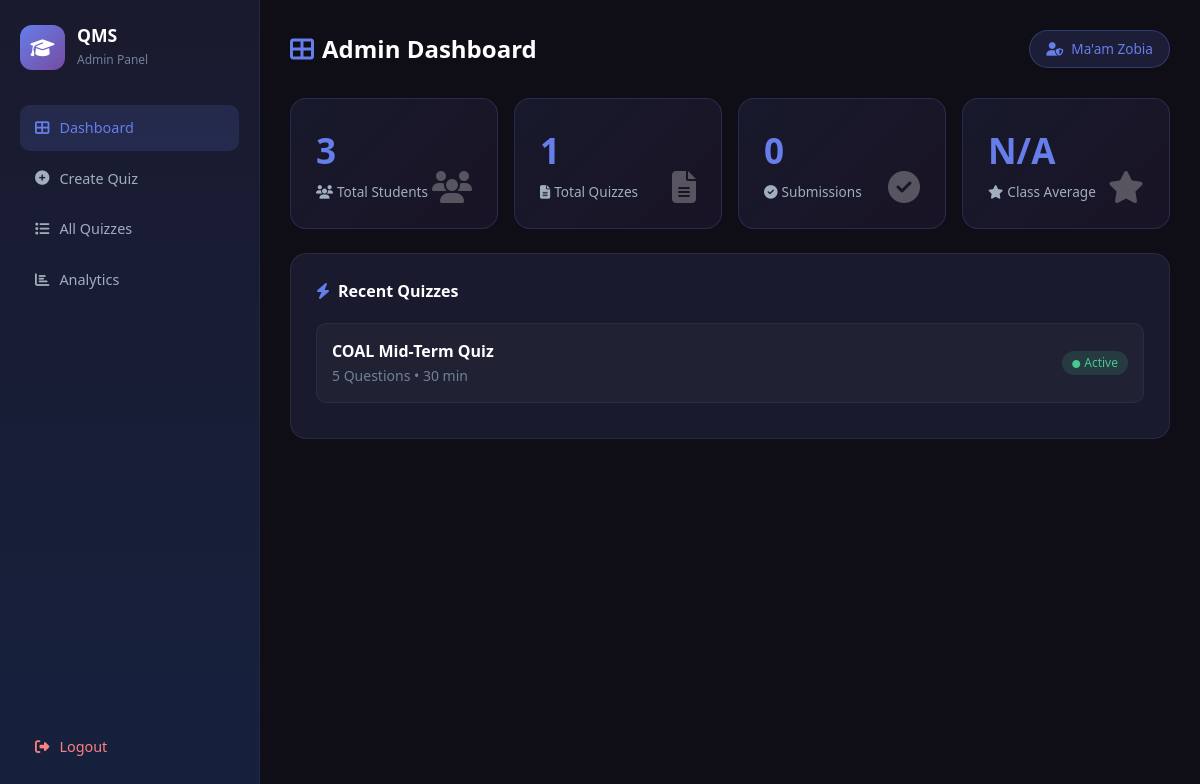
Page /admin_dashboard.php (signed in) on the committed database.
### tables this page shows
CREATE TABLE IF NOT EXISTS quizzes (
    quiz_id INT PRIMARY KEY AUTO_INCREMENT,
    creator_id INT,
    title VARCHAR(200) NOT NULL,
    duration_minutes INT DEFAULT 30,
    is_active TINYINT(1) DEFAULT 1,
    created_at TIMESTAMP DEFAULT CURRENT_TIMESTAMP,
    FOREIGN KEY (creator_id) REFERENCES users(user_id)
);

### admin_dashboard.php (the view, shortened to what this page needs)
<?php
require 'db.php';
$students   = $conn->query("SELECT COUNT(*) as cnt FROM users WHERE role='student'")->fetch_assoc();
$total_subs = $conn->query("SELECT COUNT(*) as cnt FROM submissions")->fetch_assoc();
$avg_score  = $conn->query("SELECT AVG(calculated_score) as avg FROM submissions")->fetch_assoc();
?>
<!DOCTYPE html>
<html lang="en">
<head>
<link href="https://cdn.jsdelivr.net/npm/bootstrap@5.3.0/dist/css/bootstrap.min.css" rel="stylesheet">
<link href="https://cdnjs.cloudflare.com/ajax/libs/font-awesome/6.4.0/css/all.min.css" rel="stylesheet">
</head>
<body>
<div class="sidebar">
  <div class="brand">
    <div class="brand-icon"><i class="fas fa-graduation-cap"></i></div>
    <div class="brand-text">
      <h5>QMS</h5>
      <small>Admin Panel</small>
    </div>
  </div>
  <a class="nav-item-custom active" onclick="showTab('dashboard')">
    <i class="fas fa-th-large"></i> Dashboard
  </a>
  <a class="nav-item-custom" onclick="showTab('create')">
    <i class="fas fa-plus-circle"></i> Create Quiz
  </a>
  <a class="nav-item-custom" onclick="showTab('quizzes')">
    <i class="fas fa-list"></i> All Quizzes
  </a>
  <a class="nav-item-custom" onclick="showTab('analytics')">
    <i class="fas fa-chart-bar"></i> Analytics
  </a>
  <div style="position:absolute; bottom:25px; width:220px;">
    <a href="logout.php" class="nav-item-custom" style="color:#fc8181;">
      <i class="fas fa-sign-out-alt"></i> Logout
    </a>
  </div>
</div>
<div class="main-content">
  <div class="topbar">
    <h4><i class="fas fa-th-large me-2" style="color:var(--purple)"></i>Admin Dashboard</h4>
    <div class="user-badge"><i class="fas fa-user-shield me-2"></i><?= $_SESSION['user_name'] ?></div>
  </div>
  <div id="tab-dashboard" class="section-tab active">
    <div class="row g-3 mb-4">
      <div class="col-md-3">
        <div class="stat-card">
          <div class="stat-num"><?= $students['cnt'] ?></div>
          <div class="stat-label"><i class="fas fa-users me-1"></i>Total Students</div>
          <div class="stat-icon"><i class="fas fa-users"></i></div>
        </div>
      </div>
      <div class="col-md-3">
        <div class="stat-card">
          <?php $qcount = $conn->query("SELECT COUNT(*) as c FROM quizzes")->fetch_assoc(); ?>
          <div class="stat-num"><?= $qcount['c'] ?></div>
          <div class="stat-label"><i class="fas fa-file-alt me-1"></i>Total Quizzes</div>
          <div class="stat-icon"><i class="fas fa-file-alt"></i></div>
        </div>
      </div>
      <div class="col-md-3">
        <div class="stat-card">
          <div class="stat-num"><?= $total_subs['cnt'] ?></div>
          <div class="stat-label"><i class="fas fa-check-circle me-1"></i>Submissions</div>
          <div class="stat-icon"><i class="fas fa-check-circle"></i></div>
        </div>
      </div>
      <div class="col-md-3">
        <div class="stat-card">
          <div class="stat-num"><?= $avg_score['avg'] ? round($avg_score['avg'],1).'%' : 'N/A' ?></div>
          <div class="stat-label"><i class="fas fa-star me-1"></i>Class Average</div>
          <div class="stat-icon"><i class="fas fa-star"></i></div>
        </div>
      </div>
    </div>
    <div class="section-card">
      <div class="section-title"><i class="fas fa-bolt me-2" style="color:var(--purple)"></i>Recent Quizzes</div>
      <?php
      $recent = $conn->query("SELECT q.*, COUNT(qu.question_id) as q_count FROM quizzes q LEFT JOIN questions qu ON q.quiz_id=qu.quiz_id GROUP BY q.quiz_id ORDER BY q.created_at DESC LIMIT 5");
      while ($qz = $recent->fetch_assoc()):
      ?>
      <div class="quiz-row">
        <div>
          <div style="color:#fff; font-weight:600"><?= htmlspecialchars($qz['title']) ?></div>
          <small style="color:#718096"><?= $qz['q_count'] ?> Questions &bull; <?= $qz['duration_minutes'] ?> min</small>
        </div>
        <span class="quiz-badge"><i class="fas fa-circle me-1" style="font-size:0.5rem"></i>Active</span>
      </div>
      <?php endwhile; ?>
    </div>
  </div>
</div>
</body>
</html>

### admin_dashboard.php (style rules this page uses)
:root { --purple: #667eea; --dark-purple: #764ba2; }
body { background: #0f0e17; color: #e8e8e8; font-family: 'Segoe UI', sans-serif; }
.sidebar { background: linear-gradient(180deg, #1a1a2e, #16213e); width: 260px; min-height: 100vh; position: fixed; border-right: 1px solid rgba(255,255,255,0.05); padding: 25px 20px; }
.sidebar .brand { display: flex; align-items: center; gap: 12px; margin-bottom: 35px; }
.sidebar .brand-icon { background: linear-gradient(135deg, var(--purple), var(--dark-purple)); border-radius: 12px; width: 45px; height: 45px; display: flex; align-items: center; justify-content: center; font-size: 1.2rem; color: white; }
.sidebar .brand-text h5 { color: #fff; margin: 0; font-weight: 700; font-size: 1.1rem; }
.sidebar .brand-text small { color: #718096; font-size: 0.75rem; }
.nav-item-custom { padding: 12px 15px; border-radius: 10px; color: #a0aec0; cursor: pointer; margin-bottom: 5px; transition: all 0.2s; display: flex; align-items: center; gap: 10px; font-size: 0.9rem; text-decoration: none; }
.nav-item-custom:hover, .nav-item-custom.active { background: rgba(102,126,234,0.15); color: var(--purple); }
.main-content { margin-left: 260px; padding: 30px; }
.topbar { display: flex; justify-content: space-between; align-items: center; margin-bottom: 30px; }
.topbar h4 { color: #fff; font-weight: 600; margin: 0; }
.user-badge { background: rgba(102,126,234,0.15); border: 1px solid rgba(102,126,234,0.3); border-radius: 20px; padding: 8px 16px; color: var(--purple); font-size: 0.85rem; }
.stat-card { background: linear-gradient(135deg, rgba(102,126,234,0.1), rgba(118,75,162,0.1)); border: 1px solid rgba(102,126,234,0.2); border-radius: 16px; padding: 25px; }
.stat-card .stat-num { font-size: 2.2rem; font-weight: 700; color: var(--purple); }
.stat-card .stat-label { color: #a0aec0; font-size: 0.85rem; margin-top: 5px; }
.stat-card .stat-icon { font-size: 2rem; opacity: 0.3; float: right; margin-top: -40px; }
.section-card { background: #1a1a2e; border: 1px solid rgba(255,255,255,0.07); border-radius: 16px; padding: 25px; margin-bottom: 25px; }
.section-title { color: #fff; font-weight: 600; margin-bottom: 20px; font-size: 1rem; }
.quiz-badge { background: rgba(72,199,142,0.15); color: #48c78e; border-radius: 20px; padding: 3px 10px; font-size: 0.75rem; }
.quiz-row { display: flex; align-items: center; justify-content: space-between; padding: 15px; background: rgba(255,255,255,0.03); border-radius: 10px; margin-bottom: 10px; border: 1px solid rgba(255,255,255,0.05); }
.section-tab { display: none; }
.section-tab.active { display: block; }

### rows in the picture
quizzes: title "COAL Mid-Term Quiz", q_count "5", duration_minutes "30"

### other values in the picture
$_SESSION['user_name'] "Ma'am Zobia"
$students['cnt'] "3"
$qcount['c'] "1"
$total_subs['cnt'] "0"
